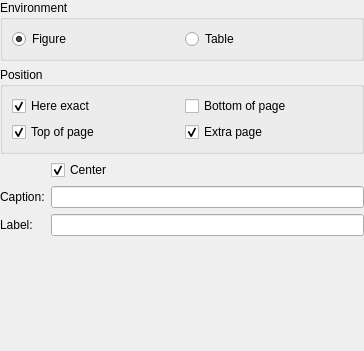
<ui version="4.0" >
 <class>FloatDialog</class>
 <widget class="QWidget" name="FloatDialog" >
  <property name="geometry" >
   <rect>
    <x>0</x>
    <y>0</y>
    <width>364</width>
    <height>351</height>
   </rect>
  </property>
  <layout class="QVBoxLayout" >
   <property name="margin" >
    <number>0</number>
   </property>
   <item>
    <widget class="QGroupBox" name="groupBox" >
     <property name="title" >
      <string>Environment</string>
     </property>
     <layout class="QHBoxLayout" >
      <item>
       <widget class="QRadioButton" name="m_rbFigure" >
        <property name="text" >
         <string>Figure</string>
        </property>
        <property name="checked" >
         <bool>true</bool>
        </property>
       </widget>
      </item>
      <item>
       <widget class="QRadioButton" name="m_rbTable" >
        <property name="text" >
         <string>Table</string>
        </property>
       </widget>
      </item>
     </layout>
    </widget>
   </item>
   <item>
    <widget class="QGroupBox" name="groupBox_2" >
     <property name="title" >
      <string>Position</string>
     </property>
     <layout class="QGridLayout" >
      <item row="0" column="0" >
       <widget class="QCheckBox" name="m_cbHere" >
        <property name="text" >
         <string>Here exact</string>
        </property>
        <property name="checked" >
         <bool>true</bool>
        </property>
       </widget>
      </item>
      <item row="0" column="1" >
       <widget class="QCheckBox" name="m_cbBottom" >
        <property name="text" >
         <string>Bottom of page</string>
        </property>
       </widget>
      </item>
      <item row="1" column="0" >
       <widget class="QCheckBox" name="m_cbTop" >
        <property name="text" >
         <string>Top of page</string>
        </property>
        <property name="checked" >
         <bool>true</bool>
        </property>
       </widget>
      </item>
      <item row="1" column="1" >
       <widget class="QCheckBox" name="m_cbPage" >
        <property name="text" >
         <string>Extra page</string>
        </property>
        <property name="checked" >
         <bool>true</bool>
        </property>
       </widget>
      </item>
     </layout>
    </widget>
   </item>
   <item>
    <widget class="QWidget" native="1" name="widget" >
     <layout class="QGridLayout" >
      <property name="margin" >
       <number>0</number>
      </property>
      <item row="0" column="1" >
       <widget class="QCheckBox" name="m_cbCenter" >
        <property name="text" >
         <string>Center</string>
        </property>
        <property name="checked" >
         <bool>true</bool>
        </property>
       </widget>
      </item>
      <item row="1" column="0" >
       <widget class="QLabel" name="label_2" >
        <property name="text" >
         <string>Caption:</string>
        </property>
        <property name="buddy" >
         <cstring>m_edCaption</cstring>
        </property>
       </widget>
      </item>
      <item row="1" column="1" >
       <widget class="KLineEdit" name="m_edCaption" />
      </item>
      <item row="2" column="0" >
       <widget class="QLabel" name="label_3" >
        <property name="text" >
         <string>Label:</string>
        </property>
        <property name="buddy" >
         <cstring>m_edLabel</cstring>
        </property>
       </widget>
      </item>
      <item row="2" column="1" >
       <widget class="KLineEdit" name="m_edLabel" />
      </item>
      <item row="3" column="1" >
       <spacer>
        <property name="orientation" >
         <enum>Qt::Vertical</enum>
        </property>
        <property name="sizeHint" stdset="0" >
         <size>
          <width>20</width>
          <height>40</height>
         </size>
        </property>
       </spacer>
      </item>
     </layout>
    </widget>
   </item>
  </layout>
 </widget>
 <layoutfunction spacing="KDialog::spacingHint" margin="KDialog::marginHint" />
 <customwidgets>
  <customwidget>
   <class>KLineEdit</class>
   <extends>QLineEdit</extends>
   <header>klineedit.h</header>
  </customwidget>
 </customwidgets>
 <resources/>
 <connections/>
</ui>
